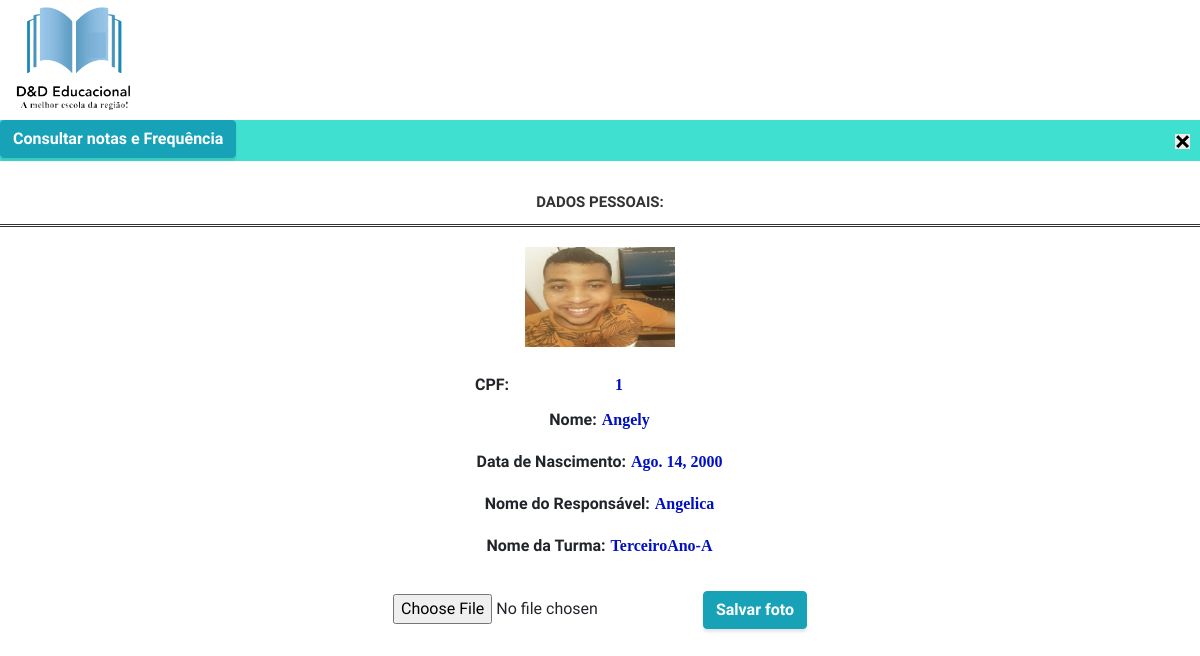
The page /portal-aluno/1/ (signed in) on the database its author committed.
### academic/models.py (models this page shows, shortened)
class Aluno(models.Model):
    cpf = models.AutoField(primary_key=True)
    nome = models.CharField(max_length=200)
    dt_nascimento = models.DateField()
    foto = models.ImageField(upload_to='perfil', blank=True, null=True)
    user = models.ForeignKey(User, on_delete=models.CASCADE)
    cod_turma = models.ForeignKey(Turma, on_delete=models.CASCADE)
    cpf_resp =  models.ForeignKey(Responsavel, on_delete=models.CASCADE)

class Responsavel(models.Model):
    cpf_resp = models.AutoField(primary_key=True)
    nome = models.CharField(max_length=200)
    dt_nascimento = models.DateField()

class Turma(models.Model):
    cod_turma = models.AutoField(primary_key=True)
    nome = models.CharField(max_length=60)
    turno = models.CharField(max_length=10)
    cpnj_escola = models.ForeignKey(Escola, on_delete=models.CASCADE)

### academic/views.py (the view)
# urls.py: path('portal-aluno/<int:username>/', views.portal_aluno),
@login_required(login_url='/login-aluno/')
def portal_aluno(request, username):  # View da html portal do perfil
    alunos = Aluno.objects.all().select_related("cpf_resp", "cod_turma", "user").filter(cpf=username)
    return render(request, 'image-perfil.html', {'alunos': alunos, "user": username})

### academic/templates/academic/image-perfil.html (shortened to what this page needs)
{% include "portal-aluno.html" %}
<div class="form">
    <form enctype="multipart/form-data" action="/image-perfil/" method="POST">{% csrf_token %}
          <input type="file" name="photo" accept="image/*" id="id_foto">
         <button type="submit" class="btn btn-info">Salvar foto</button>
    </form>
</div>

### academic/templates/academic/portal-aluno.html (shortened to what this page needs)
<!DOCTYPE html>
<html lang="pt-br">
<head>
  <link href="/static/css/vendor/bootstrap/css/bootstrap.min.css" rel="stylesheet">
  <link href="/static/css/vendor/fontawesome-free/css/all.min.css" rel="stylesheet" type="text/css">
  <link href="/static/css/vendor/simple-line-icons/css/simple-line-icons.css" rel="stylesheet">
  <link href="/static/css/css/stylish-portfolio.min.css" rel="stylesheet">
    <link rel="stylesheet" href="/static/css/portal-aluno.css"/>
</head>
<body>
<img src="/image/img.png" width="150" height="120">
<div id="form">
    <form action="/situacao-aluno/"  method="POST">{% csrf_token %}
    <div class="menu-container">
    <ul class="menu clearfix">
        <li><button type="submit" class="btn btn-info">Consultar notas e Frequência</button></li>
        <a class="image-right" href="/login-aluno/"><img src="/static/image/exit.png" width="15" height="15"/></a>
    </ul>
</div>
        <div class="container-al">
            <p>
                {% for al in alunos %}
                <label id="label-principal">Dados Pessoais:</label>
                <img src="/static/image/{{al.foto}}" width="150" height="100"> <br>
                <input type="hidden" class="form-control" value="{{user}}" name="user"><br>
                <label class="texto">CPF: <input type="text"  class="dados-aluno" placeholder="Usuário" name="username" value="{{al.cpf}}" readonly></label></label><br>
                <label class="texto">Nome: <label class="dados-aluno">{{al.nome}}</label></label> <br>
                <label class="texto">Data de Nascimento: <label class="dados-aluno">{{al.dt_nascimento}}</label></label><br>
                <label class="texto">Nome do Responsável: <label class="dados-aluno">{{al.cpf_resp.nome}}</label></label><br>
                <label class="texto">Nome da Turma: <label class="dados-aluno">{{al.cod_turma.nome}}</label></label><br>
            </p>
            {% endfor %}
        </div>
    </form>
</div>
</body>
</html>

### academic/static/academic/css/portal-aluno.css (style rules this page uses)
body, .menu, .sub-menu { margin: 0; padding: 0; }
.menu, .sub-menu { list-style: none; background: #40E0D0; }
.menu a { text-decoration: none; display: block; padding: 10px; color:#1a1a1a; font-family: sans-serif; font-size: 14px; text-transform: uppercase; font-weight: 700; }
.menu > li { float: left; }
.image-right { text-align: right; }
#form { text-align: center; }
#label-principal { color: #333; font-weight: 600; font-size: 15px; border-bottom: double; padding: 30px 0 10px; margin: 0; text-transform: uppercase; display: block; margin: 0 0 20px; }
.dados-aluno { color: #0010c2; border: 1px solid #FFFFFF; font-weight: bolder; text-align: center; background-color: #FFFFFF; font-family: "Times New Roman", Times, serif; }
.texto { font-weight: bolder; text-align: center; }
.form { text-align: center; }

### rows shown on the page
Aluno: foto (picture), username "1", nome "Angely", dt_nascimento "Ago. 14, 2000", cpf_resp.nome "Angelica", cod_turma.nome "TerceiroAno-A"
